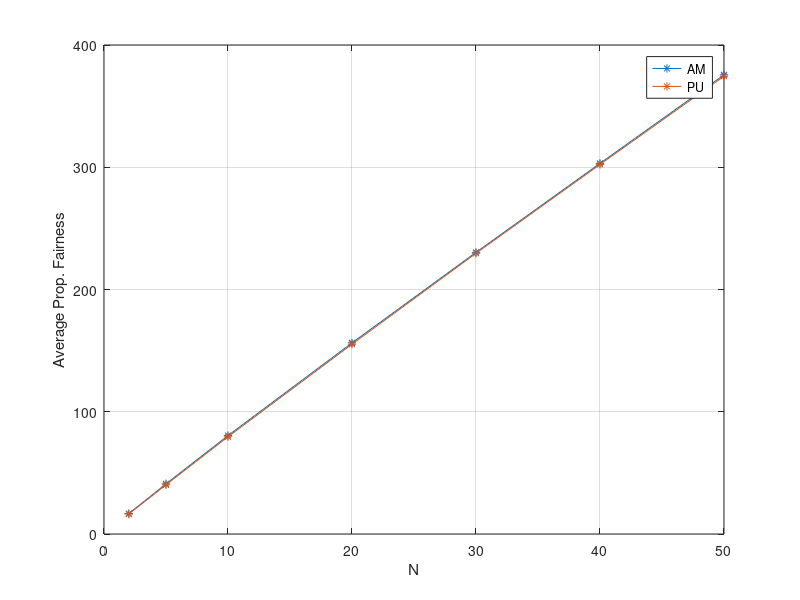

This chart was generated by the following MATLAB code:
% Proportional fairness of AM vs PU
% - Select for each N value, those scenarios when proportional fairness is non -inf in both PU and AM
clc
close all

n = [2 5 10 20 30 40 50];


pf_am = [16.7334 41.017 80.5056 156.3378723 230.378913 303.1697727 375.5863636];    % average pf of AM 
pf_pu = [16.3062 40.2514 79.5312 155.2370213 229.6095455 302.28 374.4211628];       % average pf of PU

figure
plot(n, pf_am', '-*')
hold on
plot(n, pf_pu', '-*')
xlabel('N')
ylabel('Average Prop. Fairness')
grid on
legend('AM', 'PU')